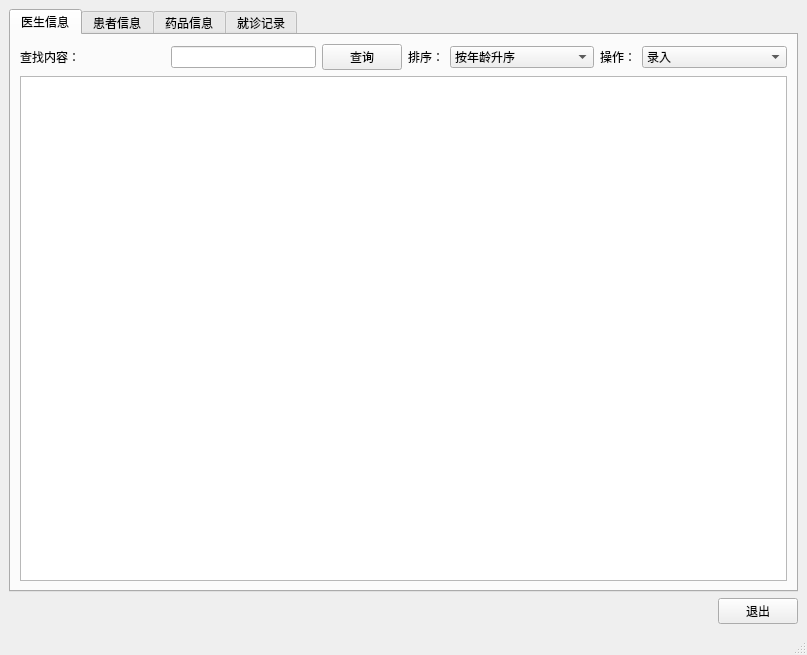
<?xml version="1.0" encoding="UTF-8"?>
<ui version="4.0">
 <class>mainview</class>
 <widget class="QMainWindow" name="mainview">
  <property name="geometry">
   <rect>
    <x>0</x>
    <y>0</y>
    <width>807</width>
    <height>655</height>
   </rect>
  </property>
  <property name="windowTitle">
   <string>社区医疗管理系统</string>
  </property>
  <widget class="QWidget" name="centralwidget">
   <layout class="QGridLayout" name="gridLayout">
    <item row="1" column="0">
     <layout class="QHBoxLayout" name="horizontalLayout_2">
      <item>
       <spacer name="horizontalSpacer_9">
        <property name="orientation">
         <enum>Qt::Orientation::Horizontal</enum>
        </property>
        <property name="sizeHint" stdset="0">
         <size>
          <width>40</width>
          <height>20</height>
         </size>
        </property>
       </spacer>
      </item>
      <item>
       <widget class="QPushButton" name="backButton">
        <property name="text">
         <string>退出</string>
        </property>
       </widget>
      </item>
     </layout>
    </item>
    <item row="0" column="0">
     <widget class="QTabWidget" name="tabWidget">
      <property name="tabPosition">
       <enum>QTabWidget::TabPosition::North</enum>
      </property>
      <property name="currentIndex">
       <number>0</number>
      </property>
      <widget class="QWidget" name="tabDoctorMessage">
       <attribute name="title">
        <string>医生信息</string>
       </attribute>
       <layout class="QGridLayout" name="gridLayout_2">
        <item row="0" column="0">
         <layout class="QVBoxLayout" name="verticalLayout">
          <item>
           <layout class="QHBoxLayout" name="horizontalLayout_3">
            <item>
             <widget class="QLabel" name="label">
              <property name="enabled">
               <bool>true</bool>
              </property>
              <property name="text">
               <string>查找内容：</string>
              </property>
             </widget>
            </item>
            <item>
             <widget class="QLineEdit" name="SearchDoctorEdit">
              <property name="sizePolicy">
               <sizepolicy hsizetype="Preferred" vsizetype="Fixed">
                <horstretch>0</horstretch>
                <verstretch>0</verstretch>
               </sizepolicy>
              </property>
             </widget>
            </item>
            <item>
             <widget class="QPushButton" name="SearchDoctorButton">
              <property name="sizePolicy">
               <sizepolicy hsizetype="Fixed" vsizetype="Fixed">
                <horstretch>0</horstretch>
                <verstretch>0</verstretch>
               </sizepolicy>
              </property>
              <property name="text">
               <string>查询</string>
              </property>
             </widget>
            </item>
            <item>
             <widget class="QLabel" name="SortDoctorlabel">
              <property name="sizePolicy">
               <sizepolicy hsizetype="Fixed" vsizetype="Preferred">
                <horstretch>0</horstretch>
                <verstretch>0</verstretch>
               </sizepolicy>
              </property>
              <property name="text">
               <string>排序：</string>
              </property>
             </widget>
            </item>
            <item>
             <widget class="QComboBox" name="SortDoctorcomboBox">
              <property name="sizePolicy">
               <sizepolicy hsizetype="Preferred" vsizetype="Fixed">
                <horstretch>0</horstretch>
                <verstretch>0</verstretch>
               </sizepolicy>
              </property>
              <item>
               <property name="text">
                <string>按年龄升序</string>
               </property>
              </item>
              <item>
               <property name="text">
                <string>按年龄降序</string>
               </property>
              </item>
              <item>
               <property name="text">
                <string>按身高升序</string>
               </property>
              </item>
              <item>
               <property name="text">
                <string>按身高降序</string>
               </property>
              </item>
              <item>
               <property name="text">
                <string>按体重升序</string>
               </property>
              </item>
              <item>
               <property name="text">
                <string>按体重降序</string>
               </property>
              </item>
              <item>
               <property name="text">
                <string>按入职时间升序</string>
               </property>
              </item>
              <item>
               <property name="text">
                <string>按入职时间降序</string>
               </property>
              </item>
             </widget>
            </item>
            <item>
             <widget class="QLabel" name="ActionDoctorlabel">
              <property name="sizePolicy">
               <sizepolicy hsizetype="Fixed" vsizetype="Preferred">
                <horstretch>0</horstretch>
                <verstretch>0</verstretch>
               </sizepolicy>
              </property>
              <property name="text">
               <string>操作：</string>
              </property>
             </widget>
            </item>
            <item>
             <widget class="QComboBox" name="ActionDoctorcomboBox">
              <property name="sizePolicy">
               <sizepolicy hsizetype="Preferred" vsizetype="Fixed">
                <horstretch>0</horstretch>
                <verstretch>0</verstretch>
               </sizepolicy>
              </property>
              <item>
               <property name="text">
                <string>录入</string>
               </property>
              </item>
              <item>
               <property name="text">
                <string>修改</string>
               </property>
              </item>
              <item>
               <property name="text">
                <string>删除</string>
               </property>
              </item>
              <item>
               <property name="text">
                <string>导入</string>
               </property>
              </item>
              <item>
               <property name="text">
                <string>导出</string>
               </property>
              </item>
             </widget>
            </item>
           </layout>
          </item>
          <item>
           <widget class="QTableView" name="DoctorMessageView"/>
          </item>
         </layout>
        </item>
       </layout>
      </widget>
      <widget class="QWidget" name="tabPatientMessage">
       <attribute name="title">
        <string>患者信息</string>
       </attribute>
       <layout class="QGridLayout" name="gridLayout_3">
        <item row="0" column="0">
         <layout class="QHBoxLayout" name="horizontalLayout">
          <item>
           <widget class="QLabel" name="label_2">
            <property name="text">
             <string>查找内容：</string>
            </property>
           </widget>
          </item>
          <item>
           <widget class="QLineEdit" name="SearchPatientEdit">
            <property name="sizePolicy">
             <sizepolicy hsizetype="Preferred" vsizetype="Fixed">
              <horstretch>0</horstretch>
              <verstretch>0</verstretch>
             </sizepolicy>
            </property>
           </widget>
          </item>
          <item>
           <widget class="QPushButton" name="SearchPatientButton">
            <property name="sizePolicy">
             <sizepolicy hsizetype="Fixed" vsizetype="Fixed">
              <horstretch>0</horstretch>
              <verstretch>0</verstretch>
             </sizepolicy>
            </property>
            <property name="text">
             <string>查询</string>
            </property>
           </widget>
          </item>
          <item>
           <widget class="QLabel" name="SortPatientlabel">
            <property name="sizePolicy">
             <sizepolicy hsizetype="Fixed" vsizetype="Preferred">
              <horstretch>0</horstretch>
              <verstretch>0</verstretch>
             </sizepolicy>
            </property>
            <property name="text">
             <string>排序：</string>
            </property>
           </widget>
          </item>
          <item>
           <widget class="QComboBox" name="SortPatientcomboBox">
            <property name="sizePolicy">
             <sizepolicy hsizetype="Preferred" vsizetype="Fixed">
              <horstretch>0</horstretch>
              <verstretch>0</verstretch>
             </sizepolicy>
            </property>
            <item>
             <property name="text">
              <string>按年龄升序</string>
             </property>
            </item>
            <item>
             <property name="text">
              <string>按年龄降序</string>
             </property>
            </item>
            <item>
             <property name="text">
              <string>按身高升序</string>
             </property>
            </item>
            <item>
             <property name="text">
              <string>按身高降序</string>
             </property>
            </item>
            <item>
             <property name="text">
              <string>按体重升序</string>
             </property>
            </item>
            <item>
             <property name="text">
              <string>按体重降序</string>
             </property>
            </item>
           </widget>
          </item>
          <item>
           <widget class="QLabel" name="ActionPatientlabel">
            <property name="sizePolicy">
             <sizepolicy hsizetype="Fixed" vsizetype="Preferred">
              <horstretch>0</horstretch>
              <verstretch>0</verstretch>
             </sizepolicy>
            </property>
            <property name="text">
             <string>操作：</string>
            </property>
           </widget>
          </item>
          <item>
           <widget class="QComboBox" name="ActionPatientcomboBox">
            <item>
             <property name="text">
              <string>录入</string>
             </property>
            </item>
            <item>
             <property name="text">
              <string>修改</string>
             </property>
            </item>
            <item>
             <property name="text">
              <string>删除</string>
             </property>
            </item>
            <item>
             <property name="text">
              <string>导入</string>
             </property>
            </item>
            <item>
             <property name="text">
              <string>导出</string>
             </property>
            </item>
           </widget>
          </item>
         </layout>
        </item>
        <item row="1" column="0">
         <widget class="QTableView" name="PatientMessageView"/>
        </item>
       </layout>
      </widget>
      <widget class="QWidget" name="tabDrugMessage">
       <attribute name="title">
        <string>药品信息</string>
       </attribute>
       <layout class="QGridLayout" name="gridLayout_5">
        <item row="0" column="0">
         <layout class="QHBoxLayout" name="horizontalLayout_4">
          <item>
           <widget class="QLabel" name="label_3">
            <property name="text">
             <string>查找内容：</string>
            </property>
           </widget>
          </item>
          <item>
           <widget class="QLineEdit" name="SearchDrugEdit">
            <property name="sizePolicy">
             <sizepolicy hsizetype="Preferred" vsizetype="Fixed">
              <horstretch>0</horstretch>
              <verstretch>0</verstretch>
             </sizepolicy>
            </property>
           </widget>
          </item>
          <item>
           <widget class="QPushButton" name="SearchDrugButton">
            <property name="sizePolicy">
             <sizepolicy hsizetype="Fixed" vsizetype="Fixed">
              <horstretch>0</horstretch>
              <verstretch>0</verstretch>
             </sizepolicy>
            </property>
            <property name="text">
             <string>查询</string>
            </property>
           </widget>
          </item>
          <item>
           <widget class="QLabel" name="SortDruglabel">
            <property name="sizePolicy">
             <sizepolicy hsizetype="Fixed" vsizetype="Preferred">
              <horstretch>0</horstretch>
              <verstretch>0</verstretch>
             </sizepolicy>
            </property>
            <property name="text">
             <string>排序：</string>
            </property>
           </widget>
          </item>
          <item>
           <widget class="QComboBox" name="SortDrugcomboBox">
            <item>
             <property name="text">
              <string>按库存数量升序</string>
             </property>
            </item>
            <item>
             <property name="text">
              <string>按库存数量降序</string>
             </property>
            </item>
            <item>
             <property name="text">
              <string>按保质期升序</string>
             </property>
            </item>
            <item>
             <property name="text">
              <string>按保质期降序</string>
             </property>
            </item>
            <item>
             <property name="text">
              <string>按入库时间升序</string>
             </property>
            </item>
            <item>
             <property name="text">
              <string>按入库时间降序</string>
             </property>
            </item>
            <item>
             <property name="text">
              <string>按出库时间升序</string>
             </property>
            </item>
            <item>
             <property name="text">
              <string>按出库时间降序</string>
             </property>
            </item>
           </widget>
          </item>
          <item>
           <widget class="QLabel" name="ActionDruglabel">
            <property name="sizePolicy">
             <sizepolicy hsizetype="Fixed" vsizetype="Preferred">
              <horstretch>0</horstretch>
              <verstretch>0</verstretch>
             </sizepolicy>
            </property>
            <property name="text">
             <string>操作：</string>
            </property>
           </widget>
          </item>
          <item>
           <widget class="QComboBox" name="ActionDrugcomboBox">
            <item>
             <property name="text">
              <string>录入</string>
             </property>
            </item>
            <item>
             <property name="text">
              <string>修改</string>
             </property>
            </item>
            <item>
             <property name="text">
              <string>删除</string>
             </property>
            </item>
            <item>
             <property name="text">
              <string>导入</string>
             </property>
            </item>
            <item>
             <property name="text">
              <string>导出</string>
             </property>
            </item>
            <item>
             <property name="text">
              <string>库存预警</string>
             </property>
            </item>
           </widget>
          </item>
         </layout>
        </item>
        <item row="1" column="0">
         <widget class="QTableView" name="DrugMessageView"/>
        </item>
       </layout>
      </widget>
      <widget class="QWidget" name="tabTreatRecord">
       <attribute name="title">
        <string>就诊记录</string>
       </attribute>
       <layout class="QGridLayout" name="gridLayout_4">
        <item row="0" column="0">
         <layout class="QHBoxLayout" name="horizontalLayout_5">
          <item>
           <widget class="QLabel" name="label_4">
            <property name="text">
             <string>查找内容：</string>
            </property>
           </widget>
          </item>
          <item>
           <widget class="QLineEdit" name="SearchTreatRecordEdit">
            <property name="sizePolicy">
             <sizepolicy hsizetype="Preferred" vsizetype="Fixed">
              <horstretch>0</horstretch>
              <verstretch>0</verstretch>
             </sizepolicy>
            </property>
           </widget>
          </item>
          <item>
           <widget class="QPushButton" name="SearchTreatRecordButton">
            <property name="sizePolicy">
             <sizepolicy hsizetype="Fixed" vsizetype="Fixed">
              <horstretch>0</horstretch>
              <verstretch>0</verstretch>
             </sizepolicy>
            </property>
            <property name="text">
             <string>查询</string>
            </property>
           </widget>
          </item>
          <item>
           <widget class="QLabel" name="SortTreatRecordlabel">
            <property name="sizePolicy">
             <sizepolicy hsizetype="Fixed" vsizetype="Preferred">
              <horstretch>0</horstretch>
              <verstretch>0</verstretch>
             </sizepolicy>
            </property>
            <property name="text">
             <string>排序：</string>
            </property>
           </widget>
          </item>
          <item>
           <widget class="QComboBox" name="SortTreatRecordcomboBox">
            <item>
             <property name="text">
              <string>按就诊日期升序</string>
             </property>
            </item>
            <item>
             <property name="text">
              <string>按就诊日期降序</string>
             </property>
            </item>
           </widget>
          </item>
          <item>
           <widget class="QLabel" name="FilterTreatRecordlabel">
            <property name="sizePolicy">
             <sizepolicy hsizetype="Fixed" vsizetype="Preferred">
              <horstretch>0</horstretch>
              <verstretch>0</verstretch>
             </sizepolicy>
            </property>
            <property name="text">
             <string>过滤：</string>
            </property>
           </widget>
          </item>
          <item>
           <widget class="QComboBox" name="FilterTreatRecordcomboBox">
            <item>
             <property name="text">
              <string>近一周的就诊记录</string>
             </property>
            </item>
            <item>
             <property name="text">
              <string>近一个月的就诊记录</string>
             </property>
            </item>
            <item>
             <property name="text">
              <string>近一年的就诊记录</string>
             </property>
            </item>
           </widget>
          </item>
          <item>
           <widget class="QLabel" name="ActionTreatRecordlabel">
            <property name="sizePolicy">
             <sizepolicy hsizetype="Fixed" vsizetype="Preferred">
              <horstretch>0</horstretch>
              <verstretch>0</verstretch>
             </sizepolicy>
            </property>
            <property name="text">
             <string>操作：</string>
            </property>
           </widget>
          </item>
          <item>
           <widget class="QComboBox" name="ActionTreatRecordcomboBox">
            <item>
             <property name="text">
              <string>录入</string>
             </property>
            </item>
            <item>
             <property name="text">
              <string>修改</string>
             </property>
            </item>
            <item>
             <property name="text">
              <string>删除</string>
             </property>
            </item>
            <item>
             <property name="text">
              <string>导出</string>
             </property>
            </item>
           </widget>
          </item>
         </layout>
        </item>
        <item row="1" column="0">
         <widget class="QTableView" name="TreatRecordMessageView"/>
        </item>
       </layout>
      </widget>
     </widget>
    </item>
   </layout>
  </widget>
  <widget class="QMenuBar" name="menubar">
   <property name="geometry">
    <rect>
     <x>0</x>
     <y>0</y>
     <width>807</width>
     <height>18</height>
    </rect>
   </property>
  </widget>
  <widget class="QStatusBar" name="statusbar"/>
 </widget>
 <resources/>
 <connections/>
</ui>
